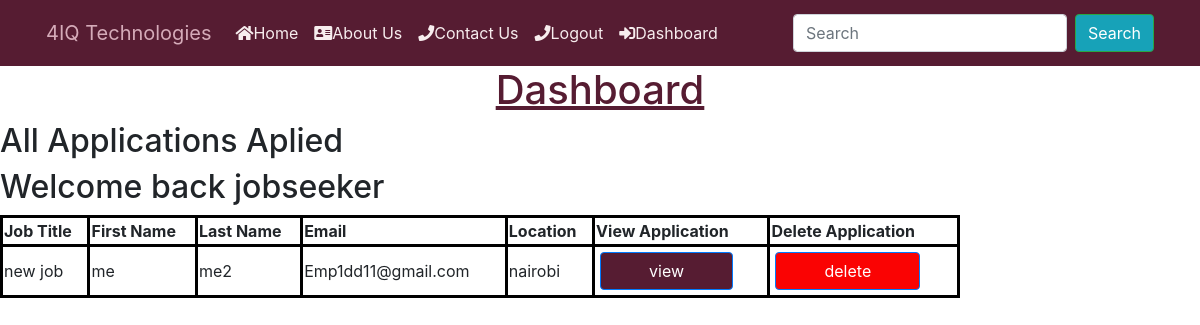
/users/dashboard (signed in), run on the app's committed database.
### job/models.py (models this page shows, shortened)
class Application(models.Model):
    job = models.ForeignKey(Job,
                            related_name='applications',
                             on_delete=models.CASCADE)
    first_name = models.CharField(max_length=200, null=True, blank=True)
    last_name = models.CharField(max_length=200, null=True, blank=True)
    date_of_birth = models.CharField(max_length=20, blank=True, null=True)
    gender = models.CharField(max_length=10,
                              choices=GENDER,
                              blank=True,
                              null=True)
    email = models.EmailField(max_length=70, blank=True, unique=True)
    location = models.CharField(
        max_length=104,
        null=True
    )
    mobile = models.IntegerField(null=True, blank=True)
    education   = models.CharField( max_length=255, null=True, blank=True)
    content = models.TextField()
    experience = models.TextField()
    created_at = models.DateTimeField(auto_now_add=True,null=False)
    created_by = models.ForeignKey(User,
                                   related_name="applications",
                                   on_delete=models.CASCADE)

class Job(models.Model):
    title = models.CharField(max_length=50)
    created_at = models.DateTimeField(auto_now_add=True)
    skillset_required = models.TextField(max_length=200)
    about_job = models.TextField(blank=True, null=True)
    experience = models.CharField(max_length=50,null=True)
    salary = models.CharField(max_length=50,null=True)
    deadline = models.CharField(max_length=50,null=True)
    created_by = models.ForeignKey(User,
                                   related_name="jobs",
                                   on_delete=models.CASCADE)
    class Meta:
        ordering = ['-created_at']

### users/views.py (the view)
# urls.py: path("dashboard", views.dashboard, name="dashboard"),
@login_required
def dashboard(request):
   return render ( request,'dashboard.html' ,{'userprofile': request.user.userprofile})

### users/templates/dashboard.html (shortened to what this page needs)
{% include 'header.html' %} {% block content %}
<h1 class="title">
  <center style="text-decoration: underline; color: #561c32">Dashboard</center>
</h1>
{% if userprofile.is_employer %}
<h2 class="subtitle">Welcome back Employer..</h2>
<p>All jobs posted</p>
{% for job in request.user.jobs.all %}
<div class="job">
  <a href="{% url 'users:view_dashboard_job' job.id%}"> {{ job.title }} </a>
</div>
{% empty %}
<p>You have not posted any jobs yet...</p>
{% endfor %} {% else %}
<h2 class="subtitle">All Applications Aplied</h2>
<h2 class="subtitle">Welcome back jobseeker</h2>
{% for application in request.user.applications.all %}
 <table style="width: 80%">
  <tr>
    <th>Job Title</th>
    <th>First Name</th>
    <th>Last Name</th>
    <th>Email</th>
    <th>Location</th>
    <th>View Application</th>
    <th>Delete Application</th>
  </tr>
  <tr>
    <td>{{ application.job.title }}</td>
    <td>{{ application.first_name }}</td>
    <td>{{ application.last_name }}</td>
    <td>{{ application.email }}</td>
    <td>{{ application.location }}</td>
    <td>
      <a
        href="{% url 'users:view_application' application.id %}
            "
      >
        <input
          type="submit"
          value="view"
          class="m-1 px-5 btn btn-primary"
          style="background-color: #561c32"
        />
      </a>
    </td>
    <td>
      <a href="{% url 'job:delete_application' application.id %}">
        <input
          type="submit"
          value="delete"
          class="m-1 px-5 btn btn-primary"
          style="background-color: #fa0303"
        />
      </a>
    </td>
  </tr>
 </table>
 {% empty %}
  <p>You have not applied for any jobs yet..</p>
     {% endfor %}
  {% endif %}
{% endblock %}

### users/templates/dashboard.html (style rules this page uses)
table, th, td { border: 3px solid black; }

### data on the page
Application: job "new job", first_name "me", last_name "me2", email "Emp1dd11@gmail.com", location "nairobi"
